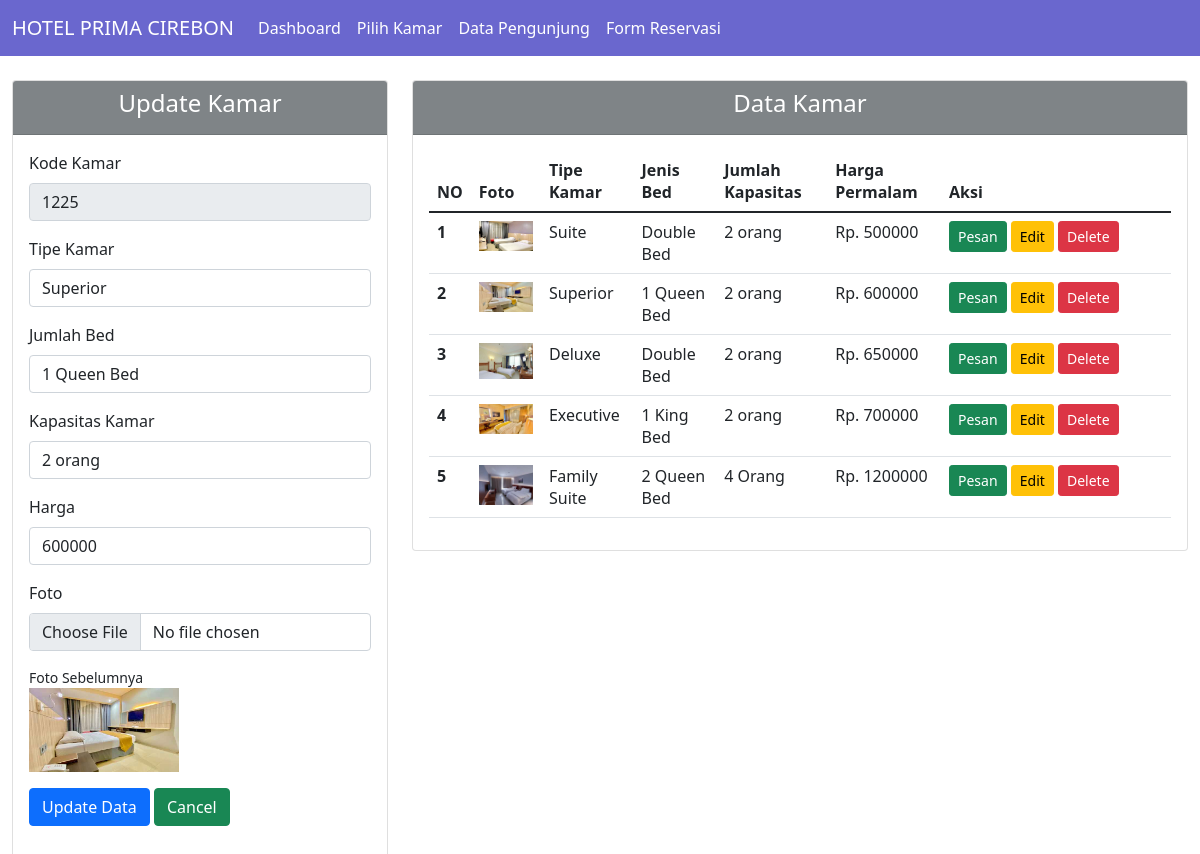
Screenshot of /data_kamar.php?edit=update&&id=1225 with the database file from the repository.
### tables this page shows
CREATE TABLE `data_kamar` (
  `kd_kamar` int(11) NOT NULL,
  `tipe` varchar(40) NOT NULL,
  `bed` varchar(40) NOT NULL,
  `kapasitas` varchar(40) NOT NULL,
  `harga` int(11) NOT NULL,
  `foto` text NOT NULL
);

### database.php (called while the page is built, shortened)
<?php
class database
{
	var $host = "localhost";
	var $user = "root";
	var $pass = "root";
	var $db   = "20210120014_hotel";
	var $koneksi = "";
	function __construct()
	{
		$this->koneksi = mysqli_connect($this->host, $this->user, $this->pass, $this->db);
	}
	function data_kamar()
	{
		return mysqli_query($this->koneksi, "select * from data_kamar");
	}
	function tampil_update_kamar($kd_kamar)
	{
		return mysqli_fetch_array(mysqli_query($this->koneksi, "select * from data_kamar where kd_kamar='$kd_kamar' "));
	}
}

### data_kamar.php (the view, shortened to what this page needs)
<?php
class dashboard
{
    function __construct()
    {
        include "menu.php";
    }
}
include 'database.php';
$db = new database();
$data_kamar = $db->data_kamar();
?>
<!doctype html>
<html lang="en">
<head>
    <link href="https://cdn.jsdelivr.net/npm/bootstrap@5.1.3/dist/css/bootstrap.min.css" rel="stylesheet">
</head>
<body>
    <div class="container-fluid">
        <div class="row mt-4">
            <?php include('form_kamar.php'); ?>
            <div class="col-md-8">
                <div class="card">
                    <div class="card-header" style="background: #7F8487;">
                        <h4 class="text-center text-white">Data Kamar</h4>
                    </div>
                    <div class="card-body">
                        <table class="table">
                            <thead>
                                <tr>
                                    <th scope="col">NO</th>
                                    <th scope="col">Foto</th>
                                    <th scope="col">Tipe Kamar</th>
                                    <th scope="col">Jenis Bed</th>
                                    <th scope="col">Jumlah Kapasitas</th>
                                    <th scope="col">Harga Permalam</th>
                                    <th width="230px">Aksi</th>
                                </tr>
                            </thead>
                            <tbody>
                                <?php
                                $no = 1;
                                foreach ($data_kamar as $row) {
                                ?>
                                    <tr>
                                        <th><?php echo $no++; ?></th>
                                        <td>
                                            <img src="./doc/<?php echo "$row[foto]"; ?>" width="100px" class="img-fluid" alt="<?php echo "$row[foto]"; ?>">
                                        </td>
                                        <td><?php echo "$row[tipe]"; ?></td>
                                        <td><?php echo "$row[bed]"; ?></td>
                                        <td><?php echo "$row[kapasitas]"; ?></td>
                                        <td>Rp. <?php echo "$row[harga]"; ?></td>
                                        <td>
                                            <?php echo "<a href='data_reservasi.php?kamar=$row[kd_kamar]' class='btn btn-sm btn-success'>Pesan</a>"; ?>
                                            <a name="" id="" class="btn btn-sm btn-warning" href="data_kamar.php?edit=update&&id=<?= $row['kd_kamar']; ?>" role="button">Edit</a>
                                            <a name="" id="" class="btn btn-sm btn-danger" href="proses_kamar.php?aksi=delete&&id=<?= $row['kd_kamar']; ?>" role="button">Delete</a>
                                        </td>
                                    </tr>
                                <?php
                                }
                                ?>
                            </tbody>
                        </table>
                    </div>
                </div>
            </div>
        </div>
    </div>
</body>
</html>

### form_kamar.php (shortened to what this page needs)
<?php
function update_data()
{
  $db = new database();
  $kd_kamar = $_GET['id'];
  $data_kamar = $db->tampil_update_kamar($kd_kamar);
?>
  <div class="col-md-4">
    <div class="card">
      <div class="card-header" style="background: #7F8487;">
        <h4 class="text-center text-white">Update Kamar</h4>
      </div>
      <div class="card-body">
        <form method="POST" action="<?php echo "proses_kamar.php?aksi=update"; ?>" enctype="multipart/form-data">
          <div class="form-group mb-3">
            <label class="form-label">Kode Kamar</label>
            <input type="text" name="kd_kamar" class="form-control" value="<?php echo $data_kamar['kd_kamar'] ?>" readonly>
          </div>
          <div class="form-group mb-3">
            <label class="form-label">Tipe Kamar</label>
            <input type="text" name="tipe" class="form-control" value="<?php echo $data_kamar['tipe'] ?>">
          </div>
          <div class="form-group mb-3">
            <label class="form-label">Jumlah Bed</label>
            <input type="text" name="bed" class="form-control" value="<?php echo $data_kamar['bed'] ?>">
          </div>
          <div class="form-group mb-3">
            <label class="form-label">Kapasitas Kamar</label>
            <input type="text" name="kapasitas" class="form-control" value="<?php echo $data_kamar['kapasitas'] ?>">
          </div>
          <div class="form-group mb-3">
            <label class="form-label">Harga</label>
            <input type="text" name="harga" class="form-control" value="<?php echo $data_kamar['harga'] ?>">
          </div>
          <div class="form-group mb-3">
            <label class="form-label">Foto</label>
            <input type="file" name="foto" class="form-control mb-2" required>
          </div>
          <div class="form-group mb-3">
            <small>Foto Sebelumnya</small><br>
            <img src="./doc/<?php echo "$data_kamar[foto]"; ?>" width="150px" class="img-fluid" alt="<?php echo "$data_kamar[foto]"; ?>">
          </div>
          <div class="form-group mb-3">
            <input type="submit" name="simpan" class="btn btn-primary" value="Update Data">
            <a herf="data_kamar.php" class="btn btn-success ">Cancel</a>
          </div>
        </form>
      </div>
    </div>
  </div>
<?php }
?>
<?php
$edit = $_GET['edit'];
if ($edit == "update") {
  update_data();
} else {
  tambah_data();
}
?>

### rows the page displays
data_kamar: kd_kamar "1225", tipe "Superior", bed "1 Queen Bed", kapasitas "2 orang", harga "600000", foto (picture)
data_kamar: foto (picture), tipe "Suite", bed "Double Bed", kapasitas "2 orang", harga "500000"
data_kamar: shows a picture, tipe "Deluxe", bed "Double Bed", kapasitas "2 orang", harga "650000"
data_kamar: foto (picture), tipe "Executive", bed "1 King Bed", kapasitas "2 orang", harga "700000"
data_kamar: foto (picture), tipe "Family Suite", bed "2 Queen Bed", kapasitas "4 Orang", harga "1200000"
